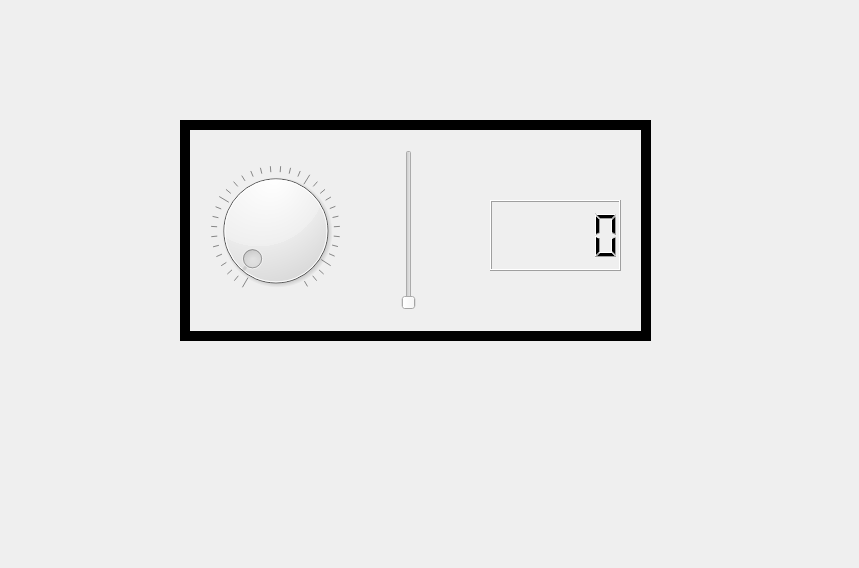
<?xml version="1.0" encoding="UTF-8"?>
<ui version="4.0">
 <class>Dialog</class>
 <widget class="QDialog" name="Dialog">
  <property name="geometry">
   <rect>
    <x>0</x>
    <y>0</y>
    <width>859</width>
    <height>568</height>
   </rect>
  </property>
  <property name="windowTitle">
   <string>Dialog</string>
  </property>
  <widget class="QFrame" name="frame">
   <property name="geometry">
    <rect>
     <x>180</x>
     <y>120</y>
     <width>471</width>
     <height>221</height>
    </rect>
   </property>
   <property name="frameShape">
    <enum>QFrame::Box</enum>
   </property>
   <property name="frameShadow">
    <enum>QFrame::Plain</enum>
   </property>
   <property name="lineWidth">
    <number>10</number>
   </property>
   <property name="midLineWidth">
    <number>1</number>
   </property>
   <widget class="QDial" name="dial">
    <property name="geometry">
     <rect>
      <x>30</x>
      <y>40</y>
      <width>131</width>
      <height>141</height>
     </rect>
    </property>
    <property name="autoFillBackground">
     <bool>false</bool>
    </property>
    <property name="maximum">
     <number>33</number>
    </property>
    <property name="singleStep">
     <number>1</number>
    </property>
    <property name="value">
     <number>1</number>
    </property>
    <property name="invertedControls">
     <bool>false</bool>
    </property>
    <property name="wrapping">
     <bool>false</bool>
    </property>
    <property name="notchesVisible">
     <bool>true</bool>
    </property>
   </widget>
   <widget class="QLCDNumber" name="lcdNumber">
    <property name="geometry">
     <rect>
      <x>310</x>
      <y>80</y>
      <width>131</width>
      <height>71</height>
     </rect>
    </property>
   </widget>
   <widget class="QSlider" name="verticalSlider">
    <property name="geometry">
     <rect>
      <x>220</x>
      <y>30</y>
      <width>18</width>
      <height>160</height>
     </rect>
    </property>
    <property name="font">
     <font>
      <bold>false</bold>
     </font>
    </property>
    <property name="acceptDrops">
     <bool>false</bool>
    </property>
    <property name="autoFillBackground">
     <bool>true</bool>
    </property>
    <property name="inputMethodHints">
     <set>Qt::ImhNone</set>
    </property>
    <property name="maximum">
     <number>100</number>
    </property>
    <property name="value">
     <number>0</number>
    </property>
    <property name="sliderPosition">
     <number>0</number>
    </property>
    <property name="orientation">
     <enum>Qt::Vertical</enum>
    </property>
    <property name="invertedAppearance">
     <bool>false</bool>
    </property>
   </widget>
  </widget>
 </widget>
 <resources/>
 <connections/>
</ui>
